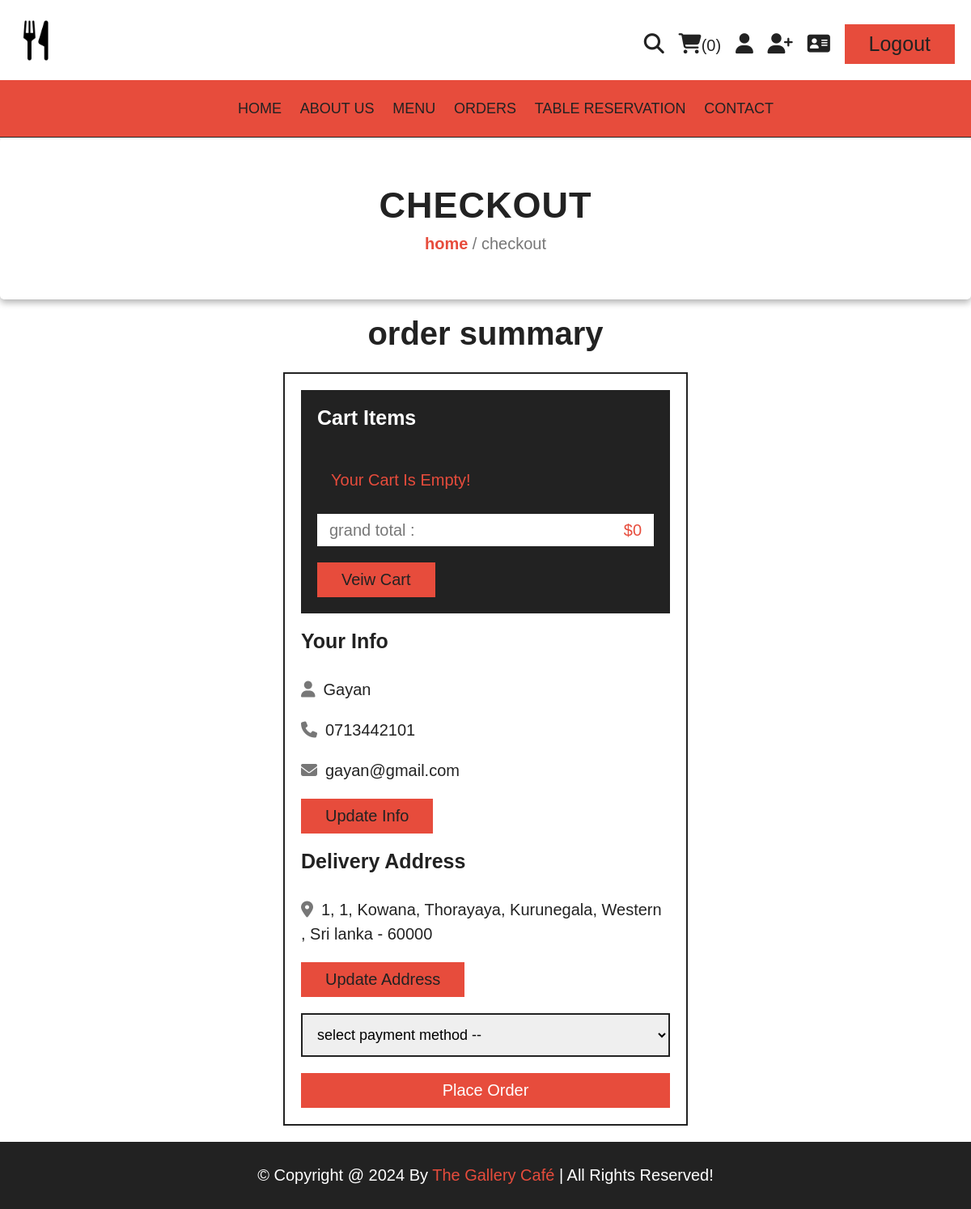
The page /checkout.php (signed in) on the database its author committed.
### tables this page shows
CREATE TABLE `users` (
  `id` int(100) NOT NULL,
  `name` varchar(20) NOT NULL,
  `email` varchar(50) NOT NULL,
  `number` varchar(10) NOT NULL,
  `password` varchar(50) NOT NULL,
  `address` varchar(500) NOT NULL
);

### checkout.php (the view, shortened to what this page needs)
<?php
include 'components/connect.php';
if(isset($_SESSION['user_id'])){
   $user_id = $_SESSION['user_id'];
}else{
   $user_id = '';
   header('location:home.php');
};
?>
<!DOCTYPE html>
<html lang="en">
<head>
   <link rel="stylesheet" href="https://cdnjs.cloudflare.com/ajax/libs/font-awesome/6.1.1/css/all.min.css">
   <link rel="stylesheet" href="css/style.css">
</head>
<body>
<?php include 'components/navbar.php'; ?>
<?php include 'components/navlinks.php'; ?>
<div class="heading">
   <h3>checkout</h3>
   <p><a href="home.php">home</a> <span> / checkout</span></p>
</div>
<section class="checkout">
   <h1 class="title">order summary</h1>
<form action="" method="post">
   <div class="cart-items">
      <h3>cart items</h3>
      <?php
         $grand_total = 0;
         $cart_items[] = '';
         $select_cart = $conn->prepare("SELECT * FROM `cart` WHERE user_id = ?");
         $select_cart->execute([$user_id]);
         if($select_cart->rowCount() > 0){
            while($fetch_cart = $select_cart->fetch(PDO::FETCH_ASSOC)){
               $cart_items[] = $fetch_cart['name'].' ('.$fetch_cart['price'].' x '. $fetch_cart['quantity'].') - ';
               $total_products = implode($cart_items);
               $grand_total += ($fetch_cart['price'] * $fetch_cart['quantity']);
      ?>
      <p><span class="name"><?= $fetch_cart['name']; ?></span><span class="price">$<?= $fetch_cart['price']; ?> x <?= $fetch_cart['quantity']; ?></span></p>
      <?php
            }
         }else{
            echo '<p class="empty">your cart is empty!</p>';
         }
      ?>
      <p class="grand-total"><span class="name">grand total :</span><span class="price">$<?= $grand_total; ?></span></p>
      <a href="cart.php" class="btn">veiw cart</a>
   </div>
   <div class="user-info">
      <h3>your info</h3>
      <p><i class="fas fa-user"></i><span><?= $fetch_profile['name'] ?></span></p>
      <p><i class="fas fa-phone"></i><span><?= $fetch_profile['number'] ?></span></p>
      <p><i class="fas fa-envelope"></i><span><?= $fetch_profile['email'] ?></span></p>
      <a href="update_profile.php" class="btn">update info</a>
      <h3>delivery address</h3>
      <p><i class="fas fa-map-marker-alt"></i><span><?php if($fetch_profile['address'] == ''){echo 'please enter your address';}else{echo $fetch_profile['address'];} ?></span></p>
      <a href="update_address.php" class="btn">update address</a>
      <select name="method" class="box" required>
         <option value="" disabled selected>select payment method --</option>
      </select>
      <input type="submit" value="place order" class="btn <?php if($fetch_profile['address'] == ''){echo 'disabled';} ?>" style="width:100%; background:var(--red); color:var(--white);" name="submit">
   </div>
</form>
</section>
<?php include 'components/footer.php'; ?>
</body>
</html>

### css/style.css (style rules this page uses)
:root { --yellow:#e74c3c; --red:#e74c3c; --white:#fff; --black:#222; --light-color:#777; --border:.2rem solid var(--black); }
* { font-family: 'Montserrat', sans-serif; margin:0; padding:0; box-sizing: border-box; outline: none; border: none; text-decoration: none; }
html { font-size: 62.5%; overflow-x: hidden; scroll-behavior: smooth; stop-opacity: 7rem; }
section { margin:0 auto; max-width: 1200px; padding:2rem; }
.title { text-align: center; margin-bottom: 2.5rem; font-size: 4rem; color:var(--black); }
.heading { display: flex; align-items: center; justify-content: center; gap: 1rem; flex-flow: column; background: linear-gradient(135deg, var(--black), var(--dark-grey)); min-height: 20rem; padding: 3rem; border-radius: 0.5rem; box-shadow: 0 4px 8px rgba(0,0,0,0.3); }
.heading h3 { font-size: 4.5rem; color: var(--black); text-transform: uppercase; letter-spacing: 0.1rem; }
.heading p { font-size: 2rem; color: var(--light-color); }
.heading p a { color: var(--yellow); font-weight: bold; }
.btn, .delete-btn { margin-top: 1rem; display: inline-block; font-size: 2rem; padding:1rem 3rem; cursor: pointer; text-transform: capitalize; transition: .2s linear; }
.btn { background-color: var(--yellow); color:var(--black); }
.empty { border:var(--border); padding:1.5rem; text-align: center; width: 100%; font-size: 2rem; text-transform: capitalize; color:var(--red); }
.checkout form { max-width: 50rem; margin:0 auto; border:var(--border); padding:2rem; }
.checkout form h3 { font-size: 2.5rem; text-transform: capitalize; padding: 2rem 0; color:var(--black); }
.checkout form .cart-items { background-color: var(--black); padding:2rem; padding-top: 0; }
.checkout form .cart-items h3 { color:var(--white); }
.checkout form .cart-items p { display: flex; align-items: center; gap:1.5rem; justify-content: space-between; margin:1rem 0; line-height: 1.5; font-size: 2rem; }
.checkout form .cart-items p .name { color:var(--light-color); }
.checkout form .cart-items p .price { color:var(--yellow); }
.checkout form .cart-items .grand-total { background-color: var(--white); padding:.5rem 1.5rem; }
.checkout form .cart-items .grand-total .price { color:var(--red); }
.checkout form .user-info p { font-size: 2rem; line-height: 1.5; padding:1rem 0; }
.checkout form .user-info p i { color:var(--light-color); margin-right: 1rem; }
.checkout form .user-info p span { color:var(--black); }
.checkout form .user-info .box { width: 100%; border:var(--border); padding:1.4rem; margin-top: 2rem; margin-bottom: 1rem; font-size: 1.8rem; }

### rows shown on the page
users: name "Gayan", number "0713442101", email "gayan@gmail.com", address "1, 1, Kowana, Thorayaya, Kurunegala, Western , Sri lanka - 60000", submit "place order"

### other values the page prints
$total_cart_items "0"
$grand_total "0"
